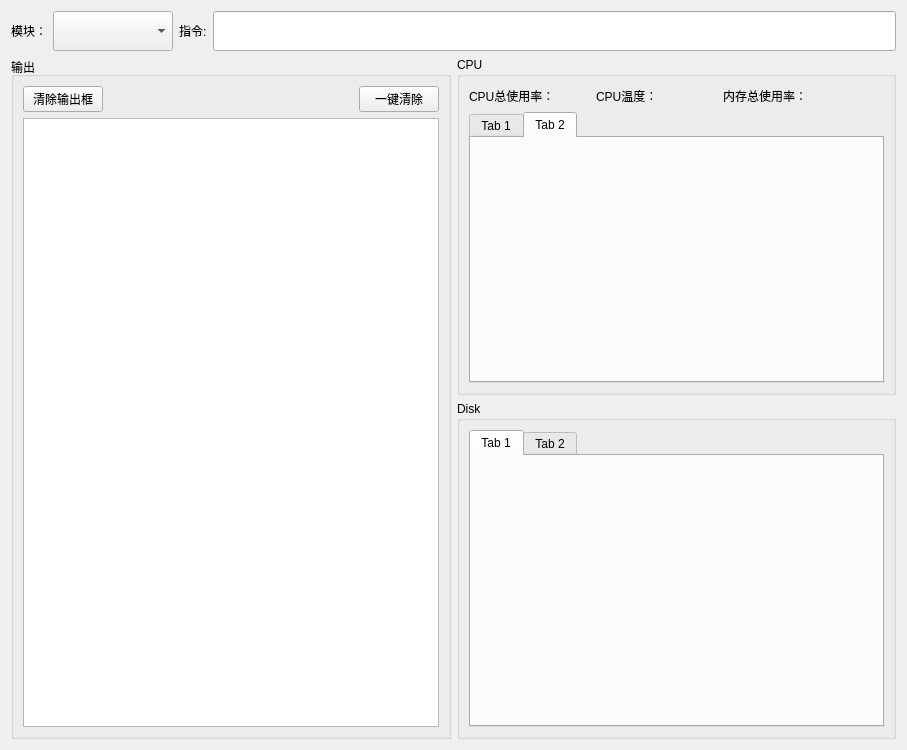
<?xml version="1.0" encoding="UTF-8"?>
<ui version="4.0">
 <class>systemInfoPlugin</class>
 <widget class="QWidget" name="systemInfoPlugin">
  <property name="geometry">
   <rect>
    <x>0</x>
    <y>0</y>
    <width>907</width>
    <height>750</height>
   </rect>
  </property>
  <property name="windowTitle">
   <string>Form</string>
  </property>
  <layout class="QGridLayout" name="gridLayout_2">
   <item row="0" column="0">
    <layout class="QHBoxLayout" name="horizontalLayout">
     <item>
      <widget class="QLabel" name="label">
       <property name="maximumSize">
        <size>
         <width>40</width>
         <height>16777215</height>
        </size>
       </property>
       <property name="text">
        <string>模块：</string>
       </property>
      </widget>
     </item>
     <item>
      <widget class="QComboBox" name="comboBox_moudle">
       <property name="minimumSize">
        <size>
         <width>120</width>
         <height>40</height>
        </size>
       </property>
      </widget>
     </item>
     <item>
      <layout class="QHBoxLayout" name="horizontalLayout_2">
       <item>
        <widget class="QLabel" name="label_2">
         <property name="text">
          <string>指令:</string>
         </property>
        </widget>
       </item>
       <item>
        <widget class="QLineEdit" name="lineEdit_shell">
         <property name="minimumSize">
          <size>
           <width>0</width>
           <height>40</height>
          </size>
         </property>
        </widget>
       </item>
      </layout>
     </item>
    </layout>
   </item>
   <item row="1" column="0">
    <layout class="QHBoxLayout" name="horizontalLayout_4">
     <item>
      <widget class="QGroupBox" name="groupBox_output">
       <property name="maximumSize">
        <size>
         <width>600</width>
         <height>16777215</height>
        </size>
       </property>
       <property name="title">
        <string>输出</string>
       </property>
       <layout class="QGridLayout" name="gridLayout">
        <item row="0" column="0">
         <layout class="QHBoxLayout" name="horizontalLayout_3">
          <property name="bottomMargin">
           <number>0</number>
          </property>
          <item>
           <widget class="QPushButton" name="pushButton_clear">
            <property name="text">
             <string>清除输出框</string>
            </property>
           </widget>
          </item>
          <item>
           <spacer name="horizontalSpacer">
            <property name="orientation">
             <enum>Qt::Horizontal</enum>
            </property>
            <property name="sizeHint" stdset="0">
             <size>
              <width>40</width>
              <height>20</height>
             </size>
            </property>
           </spacer>
          </item>
          <item>
           <widget class="QPushButton" name="pushButton_backend_data">
            <property name="text">
             <string>一键清除</string>
            </property>
           </widget>
          </item>
         </layout>
        </item>
        <item row="1" column="0">
         <widget class="QTextBrowser" name="textBrowser_output"/>
        </item>
       </layout>
      </widget>
     </item>
     <item>
      <layout class="QVBoxLayout" name="verticalLayout">
       <item>
        <widget class="QGroupBox" name="groupBox_cpu">
         <property name="title">
          <string>CPU</string>
         </property>
         <layout class="QGridLayout" name="gridLayout_6">
          <item row="0" column="0">
           <layout class="QHBoxLayout" name="horizontalLayout_5">
            <item>
             <widget class="QLabel" name="label_CPUUsage">
              <property name="text">
               <string>CPU总使用率：</string>
              </property>
             </widget>
            </item>
            <item>
             <widget class="QLabel" name="label_CPUTemp">
              <property name="text">
               <string>CPU温度：</string>
              </property>
             </widget>
            </item>
            <item>
             <widget class="QLabel" name="label_MEMUsage">
              <property name="text">
               <string>内存总使用率：</string>
              </property>
             </widget>
            </item>
            <item>
             <spacer name="horizontalSpacer_3">
              <property name="orientation">
               <enum>Qt::Horizontal</enum>
              </property>
              <property name="sizeType">
               <enum>QSizePolicy::Preferred</enum>
              </property>
              <property name="sizeHint" stdset="0">
               <size>
                <width>40</width>
                <height>20</height>
               </size>
              </property>
             </spacer>
            </item>
           </layout>
          </item>
          <item row="1" column="0">
           <widget class="QTabWidget" name="tabWidget_cpu">
            <property name="currentIndex">
             <number>1</number>
            </property>
            <widget class="QWidget" name="tab">
             <attribute name="title">
              <string>Tab 1</string>
             </attribute>
            </widget>
            <widget class="QWidget" name="tab_2">
             <attribute name="title">
              <string>Tab 2</string>
             </attribute>
             <layout class="QGridLayout" name="gridLayout_7">
              <item row="0" column="0">
               <layout class="QGridLayout" name="gridLayout_cpu"/>
              </item>
             </layout>
            </widget>
           </widget>
          </item>
         </layout>
        </widget>
       </item>
       <item>
        <widget class="QGroupBox" name="groupBox_Disk">
         <property name="title">
          <string>Disk</string>
         </property>
         <layout class="QGridLayout" name="gridLayout_5">
          <item row="0" column="0">
           <layout class="QVBoxLayout" name="verticalLayout_2">
            <item>
             <widget class="QTabWidget" name="tabWidget_Disk">
              <widget class="QWidget" name="tab_3">
               <attribute name="title">
                <string>Tab 1</string>
               </attribute>
               <layout class="QGridLayout" name="gridLayout_10">
                <item row="0" column="0">
                 <layout class="QGridLayout" name="gridLayout_disk"/>
                </item>
               </layout>
              </widget>
              <widget class="QWidget" name="tab_4">
               <attribute name="title">
                <string>Tab 2</string>
               </attribute>
              </widget>
             </widget>
            </item>
           </layout>
          </item>
         </layout>
        </widget>
       </item>
      </layout>
     </item>
    </layout>
   </item>
  </layout>
 </widget>
 <resources/>
 <connections/>
</ui>
